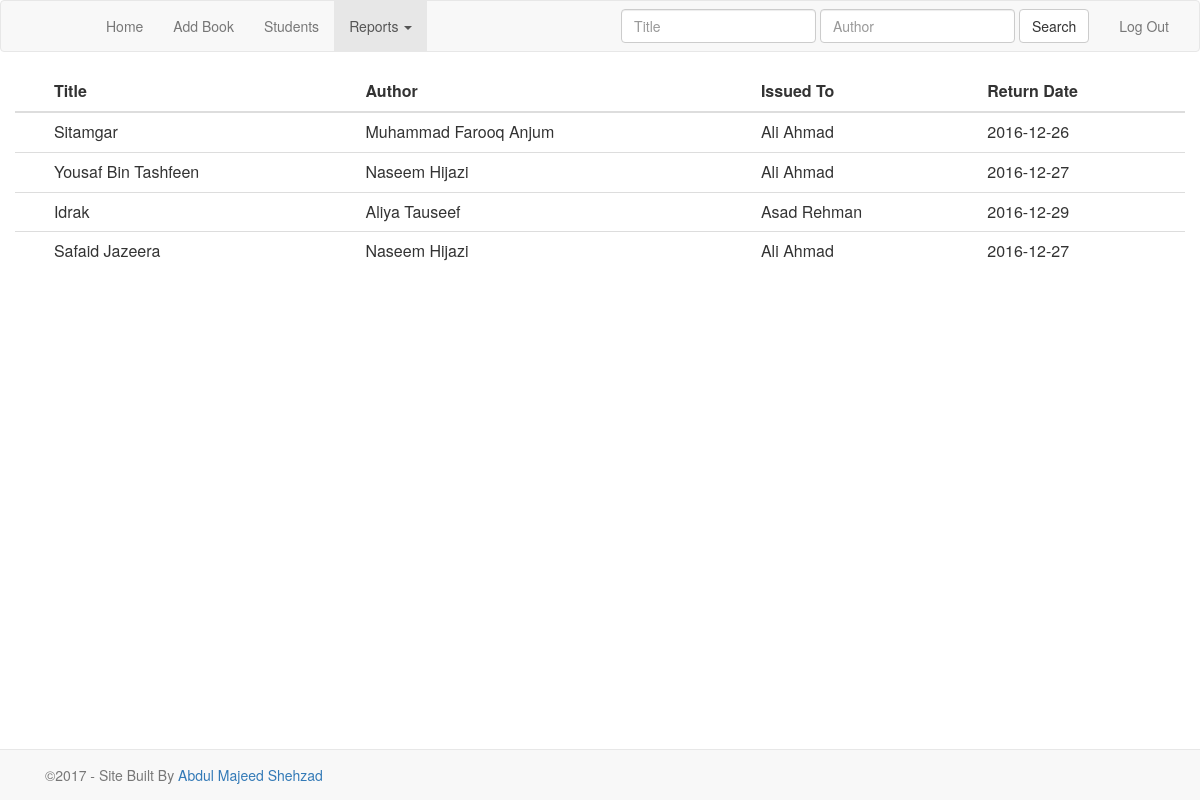
The app's page /report?books (signed in) with its own data.
### tables this page shows
CREATE TABLE `books_issued` (
  `std_id` int(11) DEFAULT NULL,
  `book_ID` int(11) DEFAULT NULL,
  `issue_date` date DEFAULT NULL,
  `due_date` date DEFAULT NULL
);

CREATE TABLE `books` (
  `book_ID` int(11) NOT NULL,
  `book_title` tinytext NOT NULL,
  `book_author` tinytext NOT NULL,
  `cat_ID` int(11) NOT NULL,
  `book_img` tinytext,
  `book_pages` int(11) DEFAULT NULL,
  `book_status` tinytext,
  `p_id` int(11) NOT NULL,
  `ISBN` text NOT NULL
);

CREATE TABLE `students` (
  `std_id` int(11) NOT NULL,
  `std_name` text NOT NULL,
  `std_enr_no` text NOT NULL,
  `std_sem` int(1) NOT NULL,
  `std_photo` tinytext
);

### report.php (the view, shortened to what this page needs)
<?php
include 'inc/header.php';
include 'inc/Connection.php'; ?>
<?php
if ($_SERVER['QUERY_STRING'] == "books"){
	$query = "SELECT s.* , b.*, bi.* FROM students as s , books as b, books_issued as bi where b.`book_ID` = bi.`book_ID` AND s.`std_id` = bi.`std_id`";
	$result = $db->query($query);
	$count = $result->num_rows;
	if ($count > 0) { ?>
	<table class="table">
		<thead>
			<tr>
				<th></th>
				<th>Title</th>
				<th>Author</th>
				<th>Issued To</th>
				<th>Return Date</th>
			</tr>
		</thead>
		<tbody>
			<?php
			while($row = $result->fetch_assoc())
			{
				printf("
				       <tr>
				       	<td>  </td>
				       	<td> %s </td>
				       	<td> %s </td>
				       	<td> %s </td>
				       	<td> %s </td>
				       </tr>",
				       htmlentities($row["book_title"]),
				       htmlentities($row["book_author"]),
				       htmlentities($row["std_name"]),
				       htmlentities($row["due_date"])
				       );
			}
			?>
		</tbody>
	</table>
	<?php }
	else { ?>
	<div class="col-sm-12">
		<div class="alert alert-warning"><p align="center">No Books Are Issued Yet !</p></div>
	</div>
	<?php }
} ?>
<?php include 'inc/footer.php'; ?>

### inc/header.php (shortened to what this page needs)
<html>
<head>
	<link rel="stylesheet" href="css/style.css">
	<link rel="stylesheet" href="css/bootstrap.css">
	<link rel="stylesheet" href="https://cdnjs.cloudflare.com/ajax/libs/font-awesome/4.7.0/css/font-awesome.min.css">
</head>
<body>
	<nav class="navbar navbar-default ">
		<div class="container-fluid">
			<div class="navbar-header">
				<a class="navbar-brand" id="brand" href="index.php"></a>
			</div>
			<div class="collapse navbar-collapse">
				<ul class="nav navbar-nav" id="top-nav-menu">
					<li class="active"><a href="home">Home</a></li>
					<li><a href="addbooks.php">Add Book</a></li>
					<li><a href="student">Students</a></li>
					<li class="dropdown">
					<a href="report" class="dropdown-toggle" data-toggle="dropdown" role="button" aria-haspopup="true" aria-expanded="false">Reports <span class="caret"></span></a>
					</li>
				</ul>
				<ul class="nav navbar-nav navbar-right">
					<li><a href="inc/logout" id="login-btn">Log Out</a></li>
				</ul>
				<form class="navbar-form navbar-right" action="index.php" method="POST">
					<div class="form-group">
						<input type="text" name="searchtitle" class="form-control" placeholder="Title">
						<input type="text" name="searchauthor" class="form-control" placeholder="Author">
						<button type="submit" class="btn btn-default">Search</button>
					</div>
				</form>
			</div>
		</div>
	</nav>
	<div class="container ">
		<div class="row" id="content">

### inc/footer.php
	</div>
</div>
<div class="navbar navbar-default navbar-fixed-bottom">
	<div class="container">
		<p class="navbar-text pull-left">&copy;<?php echo date("Y"); ?> - Site Built By
			<a href="https://www.facebook.com/Shehzad47" target="_blank" >Abdul Majeed Shehzad</a>
		</p>
	</div>
</div>
</body>
</html>

### css/style.css (style rules this page uses)
#brand { background-image: url(../img/brand.png); background-size: contain; background-repeat: no-repeat; width: 75px; margin: 0; }
#content { padding-bottom: 70px !important; }

### records on screen
books_issued: book_ID.book_title "Sitamgar", book_ID.book_author "Muhammad Farooq Anjum", std.std_name "Ali Ahmad", due_date "2016-12-26"
books_issued: book_ID.book_title "Yousaf Bin Tashfeen", book_ID.book_author "Naseem Hijazi", std.std_name "Ali Ahmad", due_date "2016-12-27"
books_issued: book_ID.book_title "Idrak", book_ID.book_author "Aliya Tauseef", std.std_name "Asad Rehman", due_date "2016-12-29"
books_issued: book_ID.book_title "Safaid Jazeera", book_ID.book_author "Naseem Hijazi", std.std_name "Ali Ahmad", due_date "2016-12-27"
